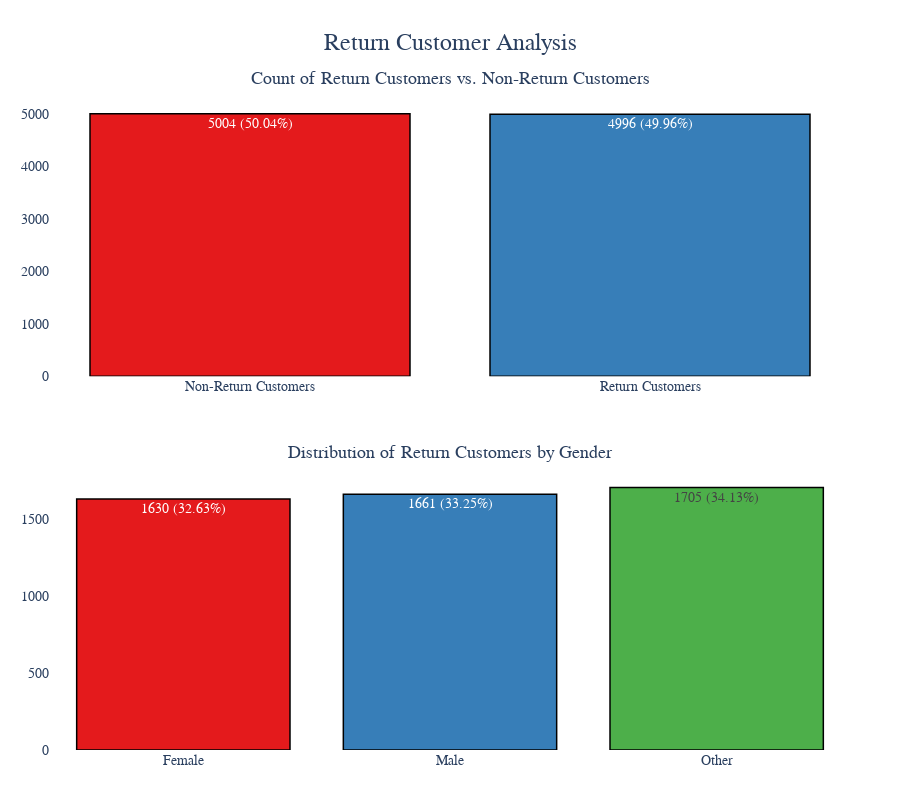

Here is the notebook cell this chart was saved with:
### Code cell
import plotly.express as px
from plotly.subplots import make_subplots
import plotly.graph_objects as go

# First chart: Count of Return Customers vs. Non-Return Customers
return_customer_counts = df['Return Customer'].value_counts()
total_customers = return_customer_counts.sum()
return_customer_percentages = (return_customer_counts / total_customers * 100).round(2)  # Calculate percentages to 2 decimal places

# Second chart: Distribution of Return Customers by Gender
return_customers_by_gender = df[df['Return Customer'] == True].groupby('Gender').size().reset_index(name='Count')
total_return_customers = return_customers_by_gender['Count'].sum()
return_customers_by_gender['Percentage'] = (return_customers_by_gender['Count'] / total_return_customers * 100).round(2)

# Create subplots with 2 rows and 1 column
fig = make_subplots(
    rows=2, cols=1,
    subplot_titles=(
        'Count of Return Customers vs. Non-Return Customers', 
        'Distribution of Return Customers by Gender'
    ),
    vertical_spacing=0.15  # Increase space between subplots
)

# First chart (Return Customers vs. Non-Return Customers) - add trace to first row
fig.add_trace(
    go.Bar(
        x=return_customer_counts.index.map({True: 'Return Customers', False: 'Non-Return Customers'}), 
        y=return_customer_counts.values, 
        marker_color=px.colors.qualitative.Set1, 
        text=[f'{count} ({percent:.2f}%)' for count, percent in zip(return_customer_counts.values, return_customer_percentages)],  # Add count and percentage (2 decimal points)
        textposition='auto',
        name="Return vs Non-Return"
    ),
    row=1, col=1
)

# Second chart (Return Customers by Gender) - add trace to second row
fig.add_trace(
    go.Bar(
        x=return_customers_by_gender['Gender'], 
        y=return_customers_by_gender['Count'], 
        marker_color=px.colors.qualitative.Set1, 
        text=[f'{count} ({percent:.2f}%)' for count, percent in zip(return_customers_by_gender['Count'], return_customers_by_gender['Percentage'])],  # Add count and percentage (2 decimal points)
        textposition='auto',
        name="Return Customers by Gender"
    ),
    row=2, col=1
)

# Update layout and customize aesthetics
fig.update_layout(
    height=800,  # Height of the plot
    title_text="Return Customer Analysis",  # Overall title
    title_x=0.3,  # Center title
    title_font=dict(size=24, family='Arial, bold'),  # Make the main title bigger
    showlegend=False,  # No need for legend since charts are separate
    plot_bgcolor='white',  # Background color
    xaxis=dict(showgrid=False),  # No vertical gridlines
    yaxis=dict(showgrid=False),  # No horizontal gridlines
    margin=dict(l=50, r=50, t=100, b=50),  # Margins for clarity
    font=dict(family="Arial", size=14)  # General font for text
)

# Improve the look of the bars with lines
fig.update_traces(marker_line_color='black', marker_line_width=1.5)

# Change subplot title styles
fig.update_annotations(
    dict(
        font_size=18, 
        font_family="Arial, bold",
        yshift=10  # Shift titles upwards for clarity
    )
)

# Add background shading to the second plot for contrast
fig.add_shape(
    type="rect",
    xref="paper", yref="paper",
    x0=0, y0=0, x1=1, y1=0.45,  # Covers the second plot area
    fillcolor="lightgrey", opacity=0.2, line_width=0
)

# Display the combined chart
fig.show()

### Figure 1 — Plotly figure (JSON) as saved in the notebook; plotly's stock layout.template omitted (floating-point values rounded to 4 significant figures)
{"data": [{"marker": {"color": ["rgb(228,26,28)", "rgb(55,126,184)", "rgb(77,175,74)", "rgb(152,78,163)", "rgb(255,127,0)", "rgb(255,255,51)", "rgb(166,86,40)", "rgb(247,129,191)", "rgb(153,153,153)"], "line": {"color": "black", "width": 1.5}}, "name": "Return vs Non-Return", "text": ["5004 (50.04%)", "4996 (49.96%)"], "textposition": "auto", "type": "bar", "x": ["Non-Return Customers", "Return Customers"], "xaxis": "x", "y": [5004, 4996], "yaxis": "y"}, {"marker": {"color": ["rgb(228,26,28)", "rgb(55,126,184)", "rgb(77,175,74)", "rgb(152,78,163)", "rgb(255,127,0)", "rgb(255,255,51)", "rgb(166,86,40)", "rgb(247,129,191)", "rgb(153,153,153)"], "line": {"color": "black", "width": 1.5}}, "name": "Return Customers by Gender", "text": ["1630 (32.63%)", "1661 (33.25%)", "1705 (34.13%)"], "textposition": "auto", "type": "bar", "x": ["Female", "Male", "Other"], "xaxis": "x2", "y": [1630, 1661, 1705], "yaxis": "y2"}], "layout": {"annotations": [{"font": {"family": "Arial, bold", "size": 18}, "showarrow": false, "text": "Count of Return Customers vs. Non-Return Customers", "x": 0.5, "xanchor": "center", "xref": "paper", "y": 1, "yanchor": "bottom", "yref": "paper", "yshift": 10}, {"font": {"family": "Arial, bold", "size": 18}, "showarrow": false, "text": "Distribution of Return Customers by Gender", "x": 0.5, "xanchor": "center", "xref": "paper", "y": 0.425, "yanchor": "bottom", "yref": "paper", "yshift": 10}], "font": {"family": "Arial", "size": 14}, "height": 800, "margin": {"b": 50, "l": 50, "r": 50, "t": 100}, "plot_bgcolor": "white", "showlegend": false, "title": {"font": {"family": "Arial, bold", "size": 24}, "text": "Return Customer Analysis", "x": 0.5}, "xaxis": {"anchor": "y", "domain": [0, 1], "showgrid": false}, "xaxis2": {"anchor": "y2", "domain": [0, 1]}, "yaxis": {"anchor": "x", "domain": [0.575, 1], "showgrid": false}, "yaxis2": {"anchor": "x2", "domain": [0, 0.425]}}}
